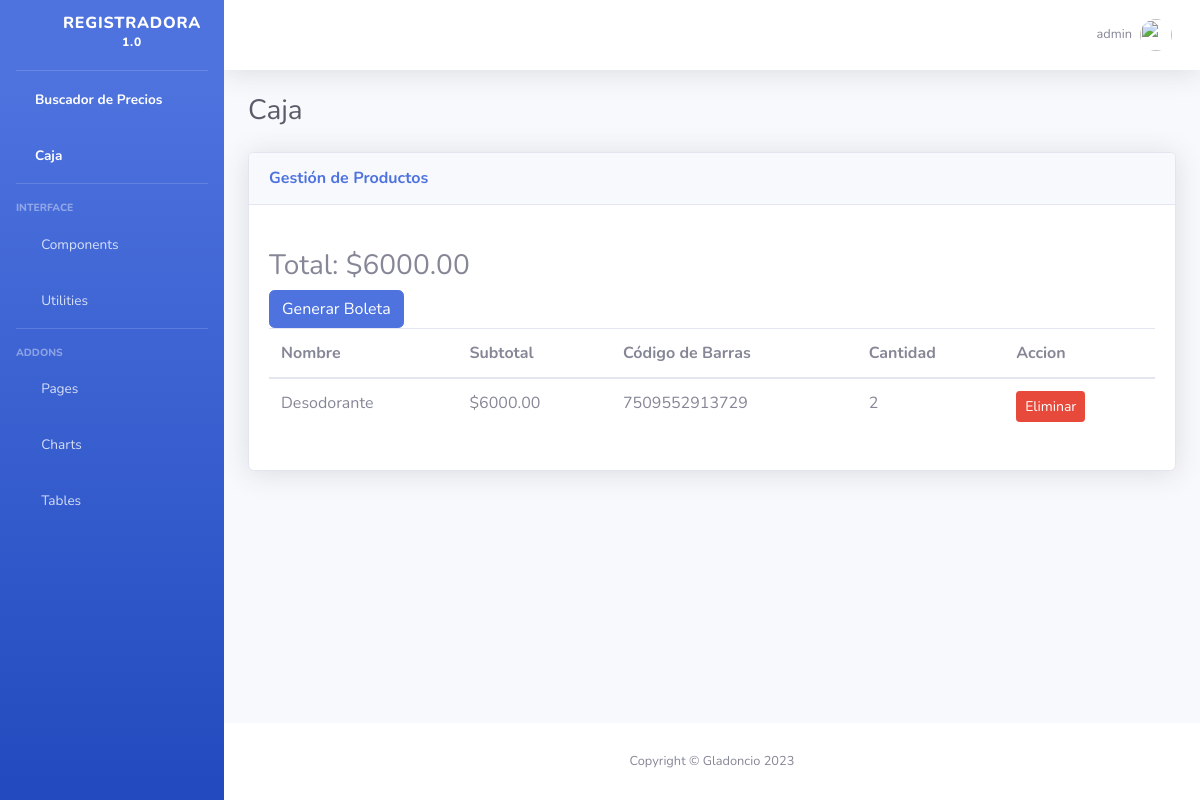
The app's page /caja/ (signed in), older data.
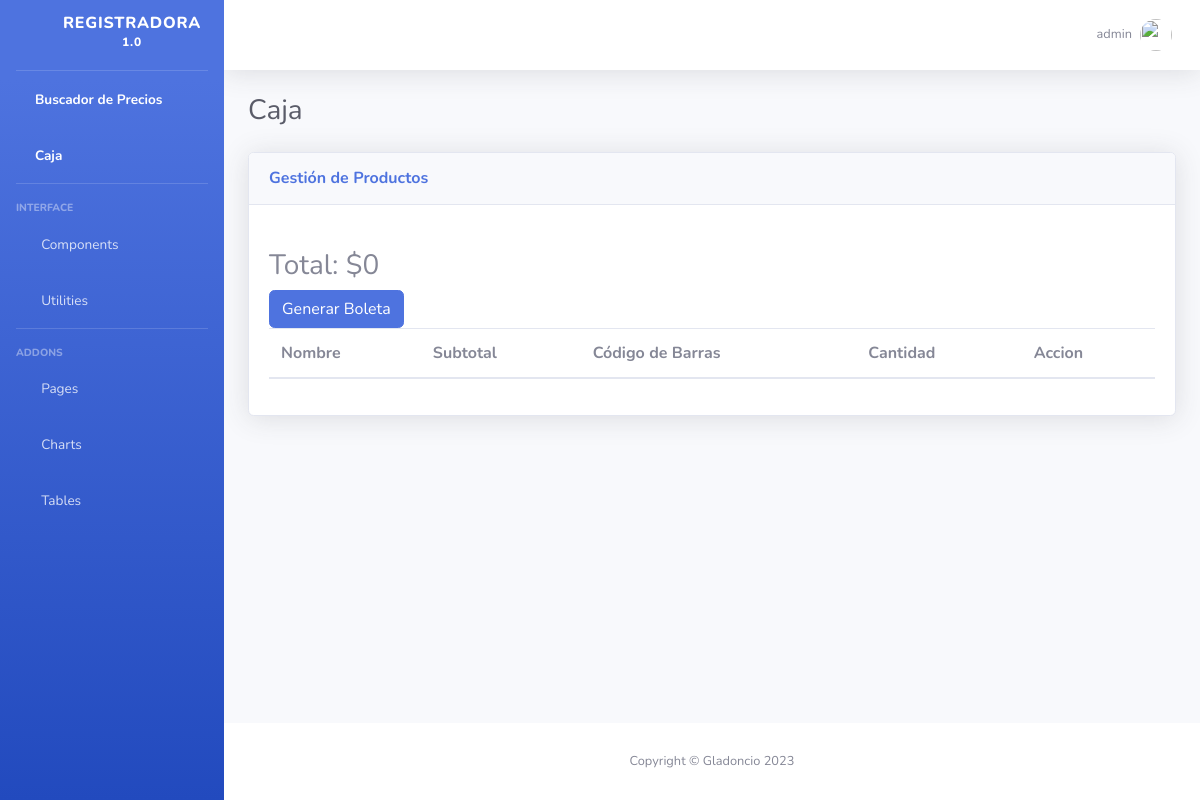
The same page, newer data.
### core/models.py (models this page shows, shortened)
class Usuario(AbstractUser):
    permisos = models.CharField(max_length=40, null=True, verbose_name="Permiso", default="1")
    rut = models.CharField(max_length=40, null=True, verbose_name="Rut", default="")

class CarritoItem(models.Model):
    usuario = models.ForeignKey(Usuario, on_delete=models.CASCADE)
    producto = models.ForeignKey(Producto, on_delete=models.CASCADE)
    cantidad = models.PositiveIntegerField(default=1)
    gramaje = models.DecimalField(max_digits=6, decimal_places=2, blank=True, null=True)
    fecha_agregado = models.DateTimeField(auto_now_add=True)
    def subtotal(self):
        if self.producto.tipo_venta == 'gramaje':
            peso_en_gramos = self.gramaje
            if self.producto.tipo_gramaje == 'kg':
                return peso_en_gramos * (self.producto.precio / 1000)
            else:
                return peso_en_gramos * self.producto.precio
        else:
            return self.cantidad * self.producto.precio

class Producto(models.Model):
    id_producto = models.AutoField(primary_key=True)
    nombre = models.CharField(max_length=100)
    precio = models.DecimalField(max_digits=10, decimal_places=2)
    codigo_barras = models.CharField(max_length=20, unique=True, blank=True, null=True)
    gramaje = models.DecimalField(max_digits=6, decimal_places=2, blank=True, null=True)
    foto = models.ImageField(upload_to='productos/', null=True, blank=True)
    descripcion = models.TextField(blank=True, null=True)
    departamento = models.ForeignKey(Departamento, on_delete=models.CASCADE, related_name='productos_departamento', blank=True, null=True)
    marca = models.ForeignKey(Marca, on_delete=models.CASCADE, blank=True, null=True)
    TIPO_GRAMAJE_CHOICES = (
        ('kg', 'Kilogramos'),
        ('g', 'Gramos'),
        ('Ml', 'Mililitros'),
        ('L', 'Litros'),
    )
    tipo_gramaje = models.CharField(max_length=2, choices=TIPO_GRAMAJE_CHOICES, blank=True, null=True)
    TIPO_VENTA_CHOICES = (
        ('unidad', 'Artículo por unidad'),
        ('gramaje', 'Artículo por gramaje'),
    )
    tipo_venta = models.CharField(max_length=10, choices=TIPO_VENTA_CHOICES, blank=False, null=False,default="unidad")

### core/views.py (the view)
# urls.py: path('caja/', views.caja, name='caja'),
def caja(request):
    carrito_items = CarritoItem.objects.filter(usuario=request.user)
    total = sum(item.subtotal() for item in carrito_items)
    return render(request, 'caja.html', {'carrito_items': carrito_items, 'total': total})

### core/templates/caja.html (shortened to what this page needs)
{% extends 'base/nav.html' %}
{% block body %}
{% load static %}
<div class="container-fluid">
    <div class="d-sm-flex align-items-center justify-content-between mb-4">
        <h1 class="h3 mb-0 text-gray-800">Caja</h1>
    </div>
    <div class="row">
        <div class="col-lg-12">
            <div class="card shadow mb-4">
                <div class="card-header py-3">
                    <h6 class="m-0 font-weight-bold text-primary">Gestión de Productos</h6>
                </div>
                <div class="card-body">
                    <div class="mt-4" id="productList">
                        <p class="h3">Total: <span id="totalAmountDisplay">${{ total }}</span></p>
                        <button id="generarBoletaBtn" class="btn btn-primary" data-toggle="modal" data-target="#modalPago">Generar Boleta</button>
                        <br>
                        <table class="table">
                            <thead>
                                <tr>
                                    <th>Nombre</th>
                                    <th>Subtotal</th>
                                    <th>Código de Barras</th>
                                    <th>Cantidad</th>
                                    <th>Accion</th>
                                </tr>
                            </thead>
                            <tbody id="productListBody">
                                {% for item in carrito_items %}
                                <tr>
                                  <td>{{ item.producto.nombre }}</td>
                                  <td>${{ item.subtotal }}</td>
                                  {% if item.producto.codigo_barras %}
                                  <td>{{ item.producto.codigo_barras}}</td>
                                  {% else %}
                                  <td>No tiene codigo de Barras</td>
                                  {% endif %}
                                  {% if item.cantidad != 0 %}
                                  <td>{{ item.cantidad }}</td>
                                  {% else %}
                                  <td>{{ item.gramaje }} Gr</td>
                                    {% endif %}
                                    <td>
                                        <a href="#" class="btn btn-danger btn-sm" data-toggle="modal" data-target="#eliminarModal{{ item.producto.id_producto }}">Eliminar</a>
                                    </td>
                                </tr>
                                {% endfor %}
                            </tbody>
                        </table>
                    </div>
                </div>
            </div>
        </div>
    </div>
</div>
</div>
{% include 'base/footer.html' %}
</div>
</div>
{% endblock %}

### core/templates/base/nav.html (shortened to what this page needs)
{% load static %}
<!DOCTYPE html>
<html lang="es">
<head>
    <link href="{% static "vendor/fontawesome-free/css/all.min.css" %}" rel="stylesheet" type="text/css">
    <link href="{% static "css/sb-admin-2.css" %}" rel="stylesheet">
    <link href="{% static "css/texto.css" %}" rel="stylesheet">
</head>
<body id="page-top">
    <div id="wrapper">
        <ul class="navbar-nav bg-gradient-primary sidebar sidebar-dark accordion" id="accordionSidebar">
            <a class="sidebar-brand d-flex align-items-center justify-content-center" href="{% url "index" %}">
                <div class="sidebar-brand-icon rotate-n-15">
                    <i class="fas fa-fw fa-cash-register"></i>
                </div>
                <div class="sidebar-brand-text mx-3">Registradora <sup>1.0</sup></div>
            </a>
            <hr class="sidebar-divider my-0">
            <li class="nav-item active">
                <a class="nav-link" href="{% url "index" %}">
                    <i class="fa fa-home me-2"></i>
                    <span>Buscador de Precios</span></a>
            </li>
            <li class="nav-item active">
                <a class="nav-link" href="{% url "caja" %}">
                    <i class="fa fa-home me-2"></i>
                    <span>Caja</span></a>
            </li>
            <hr class="sidebar-divider">
            <div class="sidebar-heading">
                Interface
            </div>
            <li class="nav-item">
                <a class="nav-link collapsed" href="#" data-toggle="collapse" data-target="#collapseTwo"
                    aria-expanded="true" aria-controls="collapseTwo">
                    <i class="fas fa-fw fa-cog"></i>
                    <span>Components</span>
                </a>
            </li>
            <li class="nav-item">
                <a class="nav-link collapsed" href="#" data-toggle="collapse" data-target="#collapseUtilities"
                    aria-expanded="true" aria-controls="collapseUtilities">
                    <i class="fas fa-fw fa-wrench"></i>
                    <span>Utilities</span>
                </a>
            </li>
            <hr class="sidebar-divider">
            <div class="sidebar-heading">
                Addons
            </div>
            <li class="nav-item">
                <a class="nav-link collapsed" href="#" data-toggle="collapse" data-target="#collapsePages"
                    aria-expanded="true" aria-controls="collapsePages">
                    <i class="fas fa-fw fa-folder"></i>
                    <span>Pages</span>
                </a>
            </li>
            <li class="nav-item">
                <a class="nav-link" href="charts.html">
                    <i class="fas fa-fw fa-chart-area"></i>
                    <span>Charts</span></a>
            </li>
            <li class="nav-item">
                <a class="nav-link" href="tables.html">
                    <i class="fas fa-fw fa-table"></i>
                    <span>Tables</span></a>
            </li>
        </ul>
        <div id="content-wrapper" class="d-flex flex-column">
            <div id="content">
                <nav class="navbar navbar-expand navbar-light bg-white topbar mb-4 static-top shadow">
                    <ul class="navbar-nav ml-auto">
                        <li class="nav-item dropdown no-arrow">
                            <a class="nav-link dropdown-toggle" href="#" id="userDropdown" role="button"
                                data-toggle="dropdown" aria-haspopup="true" aria-expanded="false">
                                <span class="mr-2 d-none d-lg-inline text-gray-600 small">{{ request.user.username }}</span>
                                <img class="img-profile rounded-circle" src="{% static "img/undraw_profile.svg" %}">
                            </a>
                        </li>
                    </ul>
                </nav>
                {% block body %}
                {% endblock %}
</body>
</html>

### core/templates/base/footer.html
<footer class="sticky-footer bg-white">
    <div class="container my-auto">
        <div class="copyright text-center my-auto">
            <span>Copyright &copy; Gladoncio 2023
            </span>
        </div>
    </div>
</footer>

Row changes from the older to the newer data that the page shows:
removed CarritoItem: producto.nombre "Desodorante", subtotal "6000.00", producto.codigo_barras "7509552913729", cantidad "2"
Text that changed along with them:
{{ total }}: "6000.00" → "0"
